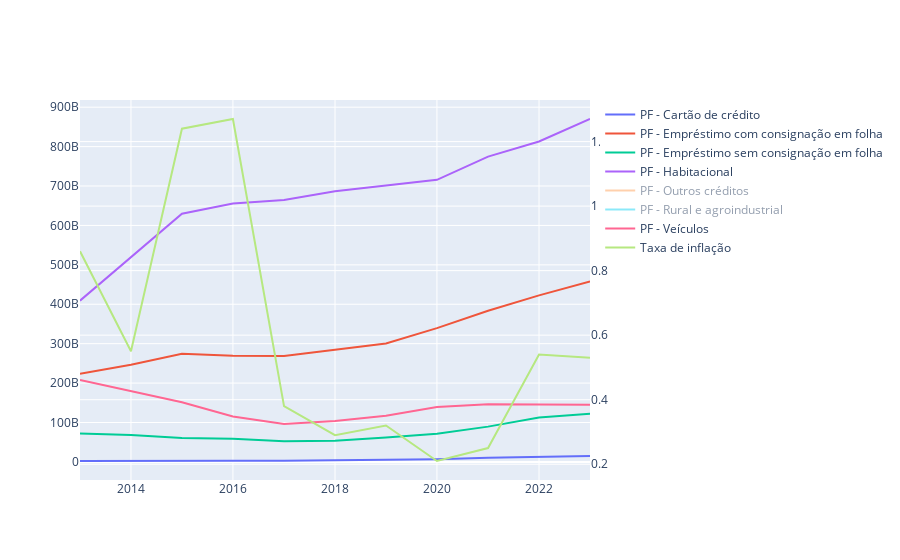

Write notebook code for a chart like this one.
### Code cell
fig = go.Figure()

for modalidade in df_inflacao_modalidade_agrupado['modalidade'].unique():
    subset = df_inflacao_modalidade_agrupado[df_inflacao_modalidade_agrupado['modalidade'] == modalidade]
    fig.add_trace(go.Scatter(x=subset['data'],
                             y=subset['valor_deflacionado'],
                             mode='lines',
                             name=f'{modalidade}'))
    
# Adicionando a coluna 'valor' ao segundo eixo y
fig.add_trace(go.Scatter(x=df_inflacao_modalidade_agrupado['data'],
                         y=df_inflacao_modalidade_agrupado['valor'], 
                         mode='lines',
                         name='Taxa de inflação',
                         yaxis='y2'))

fig.update_layout(yaxis2=dict(overlaying='y',
                              side='right'))

fig.show()

### Figure 1 — Plotly figure (JSON) as saved in the notebook; plotly's stock layout.template omitted (floating-point values rounded to 4 significant figures; data arrays with more than 128 entries replaced by an {"elided": "..."} marker saying what was removed)
{"data": [{"mode": "lines", "name": "PF - Cartão de crédito", "type": "scatter", "visible": true, "x": {"elided": "129 str values"}, "y": {"elided": "129 float values"}}, {"mode": "lines", "name": "PF - Empréstimo com consignação em folha", "type": "scatter", "visible": true, "x": {"elided": "129 str values"}, "y": {"elided": "129 float values"}}, {"mode": "lines", "name": "PF - Empréstimo sem consignação em folha", "type": "scatter", "visible": true, "x": {"elided": "129 str values"}, "y": {"elided": "129 float values"}}, {"mode": "lines", "name": "PF - Habitacional", "type": "scatter", "visible": true, "x": {"elided": "129 str values"}, "y": {"elided": "129 float values"}}, {"mode": "lines", "name": "PF - Outros créditos", "type": "scatter", "visible": "legendonly", "x": {"elided": "129 str values"}, "y": {"elided": "129 float values"}}, {"mode": "lines", "name": "PF - Rural e agroindustrial", "type": "scatter", "visible": "legendonly", "x": {"elided": "129 str values"}, "y": {"elided": "129 float values"}}, {"mode": "lines", "name": "PF - Veículos", "type": "scatter", "visible": true, "x": {"elided": "129 str values"}, "y": {"elided": "129 float values"}}, {"mode": "lines", "name": "Taxa de inflação", "type": "scatter", "visible": true, "x": {"elided": "903 str values"}, "y": {"elided": "903 float values"}, "yaxis": "y2"}], "layout": {"autosize": true, "xaxis": {"autorange": true, "range": ["2013-01-01", "2023-01-01"], "type": "date"}, "yaxis": {"autorange": true, "range": [-45890000000.0, 918300000000.0], "type": "linear"}, "yaxis2": {"autorange": true, "overlaying": "y", "range": [0.1511, 1.329], "side": "right", "type": "linear"}}}
